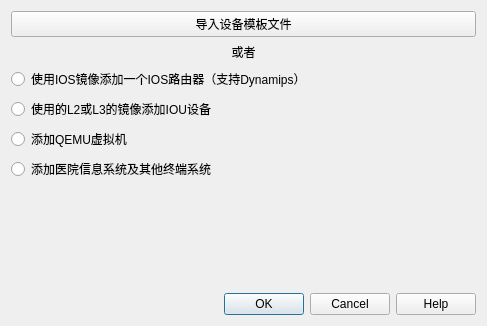
<?xml version="1.0" encoding="UTF-8"?>
<ui version="4.0">
 <class>NewApplianceDialog</class>
 <widget class="QDialog" name="NewApplianceDialog">
  <property name="windowModality">
   <enum>Qt::WindowModal</enum>
  </property>
  <property name="geometry">
   <rect>
    <x>0</x>
    <y>0</y>
    <width>487</width>
    <height>326</height>
   </rect>
  </property>
  <property name="sizePolicy">
   <sizepolicy hsizetype="MinimumExpanding" vsizetype="MinimumExpanding">
    <horstretch>0</horstretch>
    <verstretch>0</verstretch>
   </sizepolicy>
  </property>
  <property name="windowTitle">
   <string>添加新的设备</string>
  </property>
  <property name="modal">
   <bool>true</bool>
  </property>
  <layout class="QVBoxLayout" name="verticalLayout">
   <item>
    <widget class="QPushButton" name="uiImportApplianceTemplatePushButton">
     <property name="text">
      <string>导入设备模板文件</string>
     </property>
    </widget>
   </item>
   <item>
    <widget class="QLabel" name="label">
     <property name="text">
      <string>&lt;html&gt;&lt;head/&gt;&lt;body&gt;&lt;p align=&quot;center&quot;&gt;或者&lt;/p&gt;&lt;/body&gt;&lt;/html&gt;</string>
     </property>
    </widget>
   </item>
   <item>
    <widget class="QRadioButton" name="uiAddIOSRouterRadioButton">
     <property name="text">
      <string>使用IOS镜像添加一个IOS路由器（支持Dynamips）</string>
     </property>
    </widget>
   </item>
   <item>
    <widget class="QRadioButton" name="uiAddIOUDeviceRadioButton">
     <property name="text">
      <string>使用的L2或L3的镜像添加IOU设备</string>
     </property>
    </widget>
   </item>
   <item>
    <widget class="QRadioButton" name="uiAddQemuVMRadioButton">
     <property name="text">
      <string>添加QEMU虚拟机</string>
     </property>
    </widget>
   </item>
   <item>
    <widget class="QRadioButton" name="uiAddVMwareVMRadioButton">
     <property name="text">
      <string>添加医院信息系统及其他终端系统</string>
     </property>
    </widget>
   </item>
   <item>
    <spacer name="verticalSpacer">
     <property name="orientation">
      <enum>Qt::Vertical</enum>
     </property>
     <property name="sizeHint" stdset="0">
      <size>
       <width>20</width>
       <height>40</height>
      </size>
     </property>
    </spacer>
   </item>
   <item>
    <layout class="QHBoxLayout" name="horizontalLayout">
     <property name="spacing">
      <number>20</number>
     </property>
     <item>
      <spacer name="horizontalSpacer">
       <property name="orientation">
        <enum>Qt::Horizontal</enum>
       </property>
       <property name="sizeHint" stdset="0">
        <size>
         <width>40</width>
         <height>20</height>
        </size>
       </property>
      </spacer>
     </item>
     <item>
      <widget class="QDialogButtonBox" name="uiButtonBox">
       <property name="orientation">
        <enum>Qt::Horizontal</enum>
       </property>
       <property name="standardButtons">
        <set>QDialogButtonBox::Cancel|QDialogButtonBox::Help|QDialogButtonBox::Ok</set>
       </property>
      </widget>
     </item>
    </layout>
   </item>
  </layout>
 </widget>
 <resources>
  <include location="../../resources/resources.qrc"/>
 </resources>
 <connections/>
</ui>
